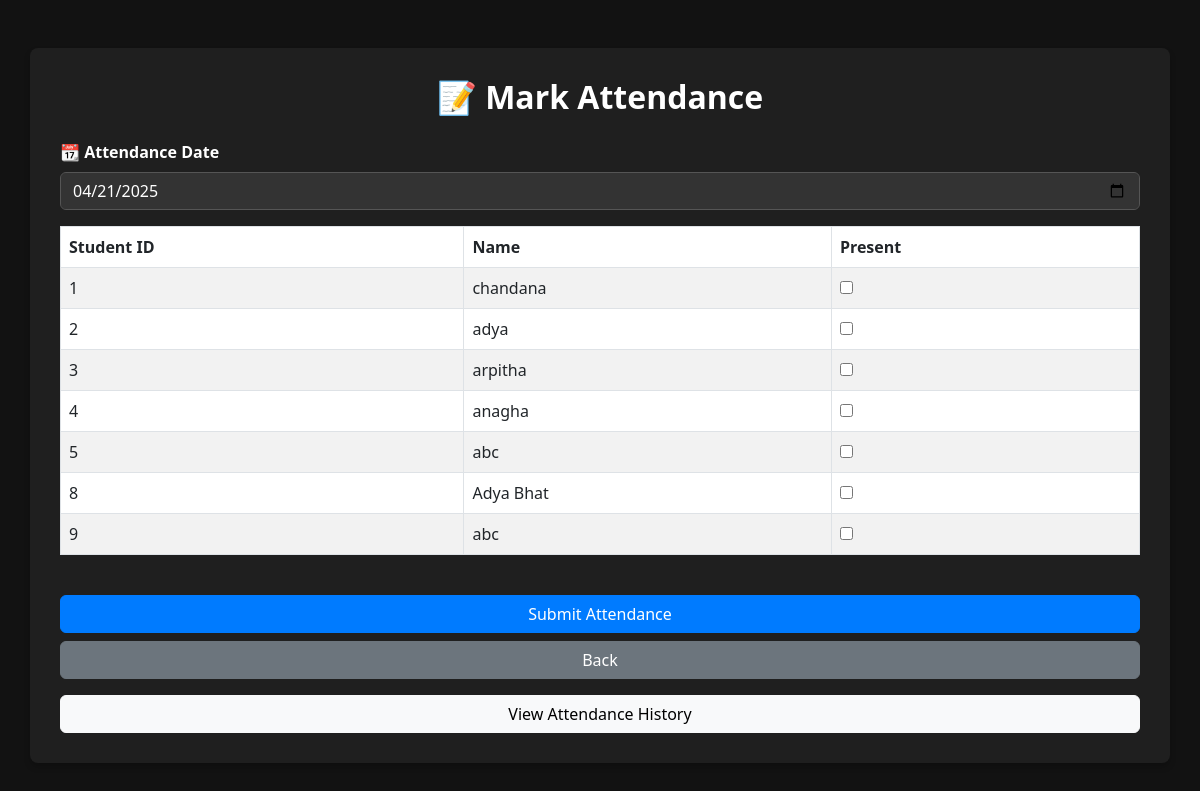
The app's page /hostel/attendance with its own data.
### tables this page shows
CREATE TABLE students (
                        id INTEGER PRIMARY KEY AUTOINCREMENT,
                        name TEXT NOT NULL,
                        age INTEGER,
                        gender TEXT,
                        room TEXT
                    , category TEXT, batch TEXT, department TEXT);

### app.py (the view, shortened to what this page needs)
@app.route('/hostel/attendance', methods=['GET', 'POST'])
def attendance():
    conn = sqlite3.connect('students.db')
    c = conn.cursor()
    c.execute("SELECT id, name FROM students")
    students = c.fetchall()
    conn.close()
    today = datetime.today().strftime('%Y-%m-%d')
    return render_template('attendance.html', students=students, today=today)

### templates/attendance.html (shortened to what this page needs)
<!DOCTYPE html>
<html lang="en">
<head>
    <link href="https://cdn.jsdelivr.net/npm/bootstrap@5.3.0/dist/css/bootstrap.min.css" rel="stylesheet">
</head>
<body>
<div class="container mt-5">
    <h2 class="text-center mb-4">📝 Mark Attendance</h2>
    <form method="POST">
        <div class="mb-3">
            <label for="date" class="form-label">📆 Attendance Date</label>
            <input type="date" class="form-control" name="date" id="date" value="{{ today }}" required>
        </div>
        <table class="table table-bordered table-striped table-hover">
            <thead>
                <tr>
                    <th>Student ID</th>
                    <th>Name</th>
                    <th>Present</th>
                </tr>
            </thead>
            <tbody>
                {% for student in students %}
                <tr>
                    <td>{{ student[0] }}</td>
                    <td>{{ student[1] }}</td>
                    <td>
                        <input type="checkbox" name="present_{{ student[0] }}">
                    </td>
                </tr>
                {% endfor %}
            </tbody>
        </table>
        <button type="submit" class="btn btn-primary w-100 mt-4">Submit Attendance</button>
    </form>
    <a href="/hostel" class="btn btn-secondary w-100 mt-2">Back</a>
    <form action="/hostel/attendance-history" method="get" class="mt-3">
        <button type="submit" class="btn btn-light w-100">View Attendance History</button>
    </form>
</div>
</body>
</html>

### templates/attendance.html (style rules this page uses)
body { background-color: #121212; color: #ffffff; }
.container { background-color: #1f1f1f; border-radius: 8px; padding: 30px; box-shadow: 0 4px 6px rgba(0, 0, 0, 0.2); }
h2 { font-size: 2rem; font-weight: 700; margin-bottom: 30px; }
.table { background-color: #2c2c2c; color: #ffffff; border-radius: 8px; }
.table thead { background-color: #444; }
.table td, .table th { vertical-align: middle; }
.table input[type="checkbox"] { accent-color: #6c757d; }
.btn-primary { background-color: #007bff; border-color: #007bff; }
.btn-secondary { background-color: #6c757d; border-color: #6c757d; }
.form-label { font-weight: 600; }
.form-control { background-color: #333; color: #fff; border: 1px solid #555; }

### records on screen
students: id "1", name "chandana"
students: id "2", name "adya"
students: id "3", name "arpitha"
students: id "4", name "anagha"
students: id "5", name "abc"
students: id "8", name "Adya Bhat"
students: id "9", name "abc"
